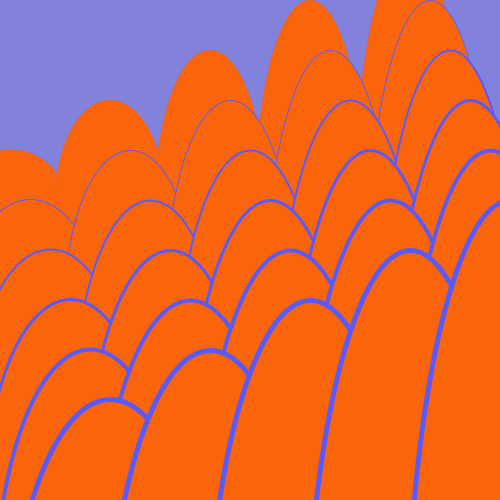
Frame 1 (no input)
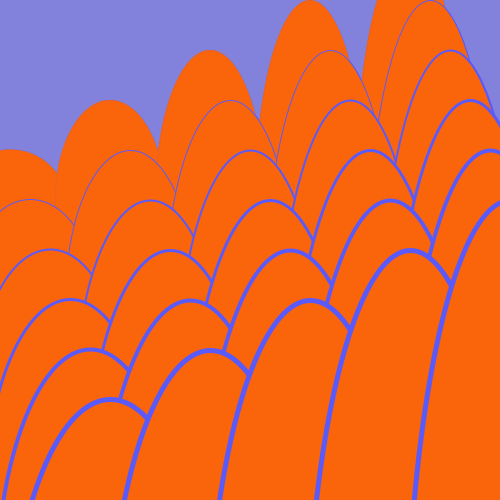
Frame 2 (the mouse pressed at the canvas centre, redrawn once)

The Processing sketch that drew these frames (run headless with seeded random() and noise(); the mouse was pressed at the canvas centre and the sketch redrawn once):

// Processing sketch: processing_163691
// ── processing_163691.pde

void setup() {
  size(500,500); 
  background(130, 130, 220); 
  smooth();
  noLoop();
}

void draw() {
  circle(10, 0, 10, 100, 10);
  circle(20, 1, 30, 200, 20);
  circle(30, 2, 50, 300, 30);
  circle(40, 3, 70, 400, 40);
  circle(20, 4, 90, 500, 50);
  circle(30, 5, 110, 600, 60);
}

void circle(int gray, int weight, int x , int y, int size) {
  stroke(90, 90, 250);
  fill(250, 100, 10);
  strokeWeight(weight);
ellipse(x, y+100, x+100, y+1);
ellipse(x+100, y+100, x+100, y+100);
ellipse(x+200, y+100, x+100, y+200);
ellipse(x+300, y+100, x+100, y+300);
ellipse(x+400, y+100, x+100, y+400);
}

  
  
